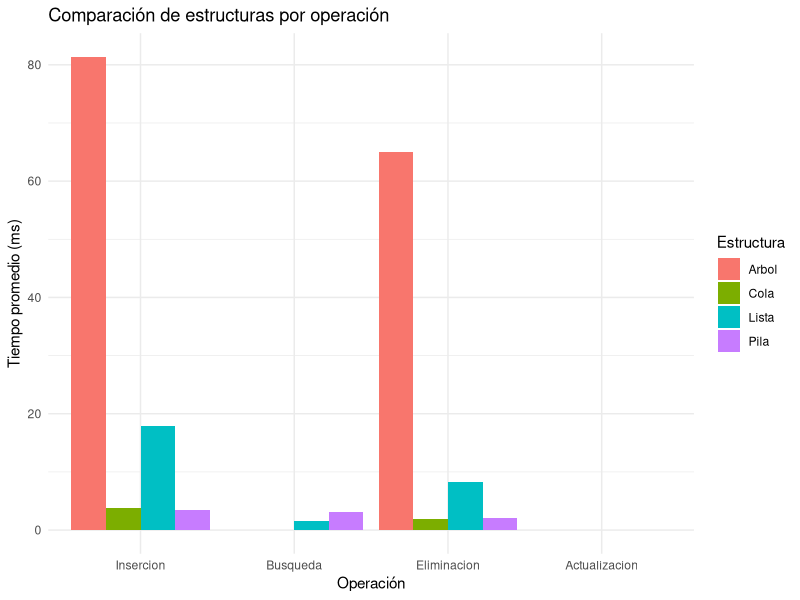
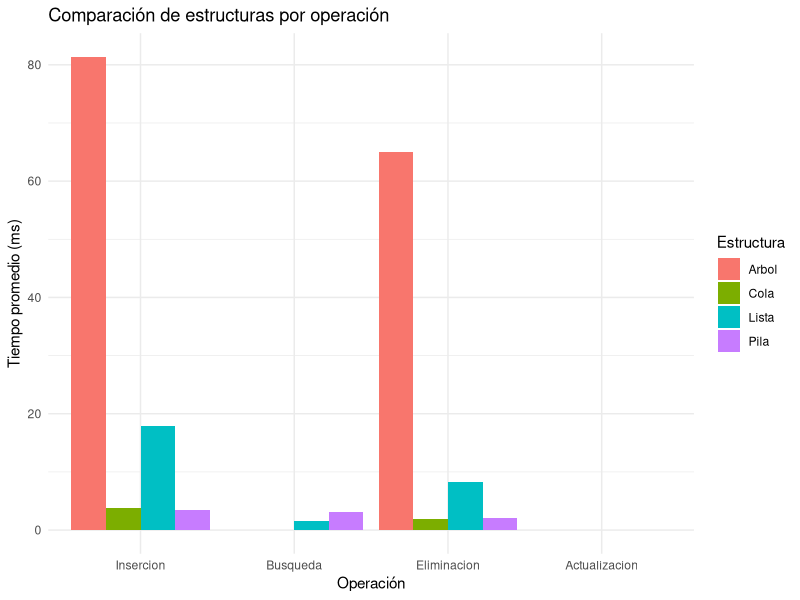

Here is the R script that generated these plots, in order:
# Cargar librerías necesarias
if (!require("reshape2")) install.packages("reshape2")
if (!require("ggplot2")) install.packages("ggplot2")
library(reshape2)
library(ggplot2)

# Leer los datos
datos <- read.csv("resultados_repetidos.csv")
cat(" Datos cargados:\n")
print(head(datos))

# Función para comparar pares
comparar_pares <- function(variable) {
  estructuras <- unique(datos$Estructura)
  cat("\n Comparaciones por pares en:", variable, "\n")
  for (i in 1:(length(estructuras)-1)) {
    for (j in (i+1):length(estructuras)) {
      grupo1 <- subset(datos, Estructura == estructuras[i])[[variable]]
      grupo2 <- subset(datos, Estructura == estructuras[j])[[variable]]
      resultado <- t.test(grupo1, grupo2)
      cat(paste0(" * ", estructuras[i], " vs ", estructuras[j], ": p = ", round(resultado$p.value, 5)))
      if (resultado$p.value < 0.05) cat("  -> Diferencia significativa \n")
      else cat("  -> No significativa \n")
    }
  }
}

# Comparar todas las operaciones
comparar_pares("Insercion")
comparar_pares("Busqueda")
comparar_pares("Eliminacion")
comparar_pares("Actualizacion")

# Generar gráfico
datos_melt <- melt(datos, id.vars = "Estructura")

ggplot(datos_melt, aes(x = variable, y = value, fill = Estructura)) +
  geom_bar(stat = "summary", fun = "mean", position = "dodge") +
  labs(title = "Comparación de estructuras por operación", x = "Operación", y = "Tiempo promedio (ms)") +
  theme_minimal()

# Guardar gráfico como imagen
ggsave("comparacion_estructuras.png", width = 8, height = 5)
cat("\n📊 Gráfico guardado como comparacion_estructuras.png ✅\n")
